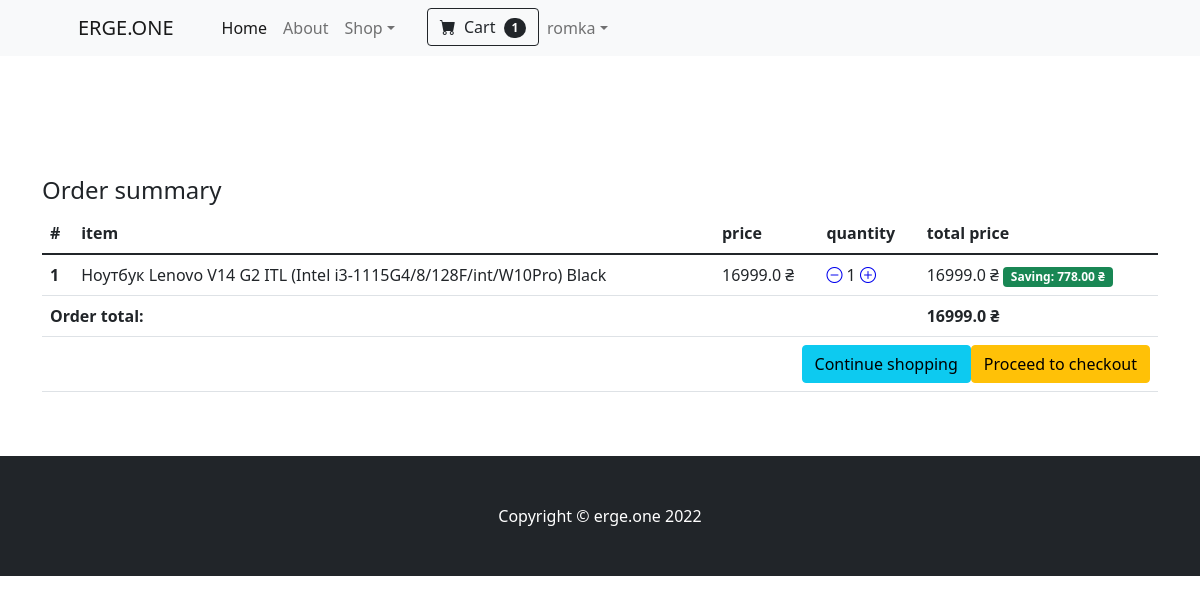
Page /blog/summary/ (signed in) on the committed database.
### frontend/models.py (models this page shows, shortened)
class Order(models.Model):
    user = models.ForeignKey(User, on_delete=models.CASCADE)
    order_ref = models.CharField(max_length=20)
    items = models.ManyToManyField(OrderItem)
    ordered_date = models.DateTimeField()
    ordered = models.BooleanField(default=False)
    billing_address = models.ForeignKey('BillingAddress', on_delete=models.SET_NULL, blank=True, null=True)
    coupon = models.ForeignKey('Coupon', on_delete=models.SET_NULL, blank=True, null=True)
    payment = models.ForeignKey('Payment', on_delete=models.SET_NULL, blank=True, null=True)
    delivered = models.BooleanField(default=False)
    received = models.BooleanField(default=False)
    refund_request = models.BooleanField(default=False)
    refund_granted = models.BooleanField(default=False)
    def total_price(self):
        total = 0
        for order_item in self.items.all():
            total += order_item.final_price()
        return total

class OrderItem(models.Model):
    user = models.ForeignKey(User, on_delete=models.CASCADE)
    ordered = models.BooleanField(default=False)
    item = models.ForeignKey(Item, on_delete=models.CASCADE)
    quantity = models.IntegerField(default=1)
    def total_item_price(self):
        return self.quantity * self.item.price
    def total_discount_item_price(self):
        return self.quantity * self.item.discount_price
    def amount_saved(self):
        return self.total_item_price() - self.total_discount_item_price()
    def final_price(self):
        if self.item.discount_price:
            return self.total_discount_item_price()
        return self.total_item_price()

class Item(models.Model):
    title = models.CharField(max_length=100)
    price = models.FloatField()
    discount_price = models.FloatField(blank=True, null=True)
    category = models.CharField(choices=CATEGORY_CHOICES, max_length=5)
    label = models.CharField(choices=LABEL_CHOICES, max_length=30)
    slug = models.SlugField()
    description = models.TextField()
    image = models.ImageField(upload_to='items/%Y/%m/%d/', blank=True, default='images.jpeg')
    class Meta:
        ordering = ['-id']

### frontend/views.py (the view)
# urls.py: path('summary/', views.OrderSummary.as_view(), name='summary'),
class OrderSummary(LoginRequiredMixin, View):
    def get(self, *args, **kwargs):
        try:
            current_order = Order.objects.get(user=self.request.user, ordered=False)
            context = {
                'object': current_order
            }
            return render(self.request, 'frontend/summary.html', context=context)
        except ObjectDoesNotExist:
            messages.warning(self.request, 'You do not have an active orders')
            return redirect('/')
        return render(self.request, 'frontend/summary.html', context=context)

### frontend/templatetags/cart_template_tag.py (called while the page is built)
@register.filter
def cart_count(user: User):
    if user.is_authenticated:
        query_set = Order.objects.filter(user=user, ordered=False)
        if query_set.exists():
            return query_set[0].items.count()
        return 0

### frontend/templates/frontend/summary.html (shortened to what this page needs)
{% extends 'base.html' %}
{% block content %}
    <section class="py-5">
        <div class="container table-responsive">
            <h4>Order summary</h4>
            <table class="table">
                <thead>
                <tr>
                    <th scope="col">#</th>
                    <th scope="col">item</th>
                    <th scope="col">price</th>
                    <th scope="col">quantity</th>
                    <th scope="col">total price</th>
                </tr>
                </thead>
                <tbody>
                {% for order_item in object.items.all %}
                    <tr>
                        <th scope="row">{{ forloop.counter }}</th>
                        <td>{{ order_item.item.title }}</td>
                        {% if order_item.item.discount_price %}
                            <td>{{ order_item.item.discount_price }} ₴</td>
                        {% else %}
                            <td>{{ order_item.item.price }} ₴</td>
                        {% endif %}
                        <td>
                            <a href="{% url 'frontend:remove-single-item' order_item.item.slug %}"><i
                                    class="bi bi-dash-circle mr-2"></i></a>
                            {{ order_item.quantity }}
                            <a href="{% url 'frontend:add-to-cart' order_item.item.slug %}"><i
                                    class="bi bi-plus-circle ml-2"></i></a>
                        </td>
                        {% if order_item.item.discount_price %}
                            <td>{{ order_item.total_discount_item_price }} ₴
                                <span class="badge  bg-success">Saving: {{ order_item.amount_saved|floatformat:2 }} ₴</span>
                            </td>
                        {% else %}
                            <td>{{ order_item.total_item_price }} ₴</td>
                        {% endif %}
                    </tr>
                {% endfor %}
                {% if object.total_price %}
                    <tr>
                        <td colspan="4"><b>Order total: </b></td>
                        <td><b>{{ object.total_price }} ₴</b></td>
                    </tr>
                {% endif %}
                <tr>
                    <td colspan="5">
                        <a href="{% url 'frontend:shipping-address' %}" class="btn btn-warning float-end">Proceed to
                            checkout</a>
                        <a href="{% url 'frontend:home' %}" class="btn btn-info float-end mr-2">Continue shopping</a>
                    </td>
                </tr>
                </tbody>
            </table>
        </div>
    </section>
{% endblock %}

### templates/base.html (shortened to what this page needs)
{% load static %}
{% load cart_template_tag %}
<!DOCTYPE html>
<html lang="en">
<head>
    <link href="https://cdn.jsdelivr.net/npm/bootstrap-icons@1.5.0/font/bootstrap-icons.css" rel="stylesheet"/>
    <link href="{% static 'css/styles.css' %}" rel="stylesheet"/>
    <link href="{% static 'css/product.css' %}" rel="stylesheet"/>
</head>
<body>
<nav class="navbar navbar-expand-lg navbar-light bg-light">
    <div class="container px-4 px-lg-5">
        <a class="navbar-brand" href="#!">ERGE.ONE</a>
        <div class="collapse navbar-collapse" id="navbarSupportedContent">
            <ul class="navbar-nav me-auto mb-2 mb-lg-0 ms-lg-4">
                <li class="nav-item"><a class="nav-link active" aria-current="page" href="{% url 'frontend:home' %}">Home</a>
                </li>
                <li class="nav-item"><a class="nav-link" href="#!">About</a></li>
                <li class="nav-item dropdown">
                    <a class="nav-link dropdown-toggle" id="navbarDropdown" href="#" role="button"
                       data-bs-toggle="dropdown" aria-expanded="false">Shop</a>
            </ul>
            <div class="collapse navbar-collapse " id="navbarSupportedContent">
                <ul class="navbar-nav me-auto mb-2 mb-lg-0 ms-lg-4 ">
                    <li class="nav-item dropdown">
                        {% if user.is_authenticated %}
                            <form class="d-flex">
                                <a href="{% url 'frontend:summary' %}" class="btn btn-outline-dark" type="submit">
                                    <i class="bi-cart-fill me-1"></i>
                                    Cart
                                    <span class="badge bg-dark text-white ms-1 rounded-pill">{{ user|cart_count }}</span>
                                </a>
                            </form>
                            <li class="nav-item dropdown">
                                <a class="nav-link dropdown-toggle" href="#" role="button" data-bs-toggle="dropdown"
                                   aria-expanded="false">{{ user.get_username }}</a>
                            </li>
                        {% else %}
                            <li class="nav-item"><a class="nav-link" href="{% url 'accounts:login' %}">SignIn</a></li>
                        {% endif %}
                </ul>
            </div>
        </div>
    </div>
</nav>
<div class="mt-5 pt-4">
</div>
{% block content %}
{% endblock %}
<footer class="py-5 bg-dark">
    <div class="container"><p class="m-0 text-center text-white">Copyright &copy; erge.one 2022</p></div>
</footer>
</body>
</html>

### rows in the picture
OrderItem: item "Ноутбук Lenovo V14 G2 ITL (Intel i3-1115G4/8/128F/int/W10Pro) Black", item.discount_price "16999.0", quantity "1", total_discount_item_price "16999.0", amount_saved "778.00"
Order: total_price "16999.0"

### other values in the picture
{{ user|cart_count }} "1"
{{ user.get_username }} "romka"
